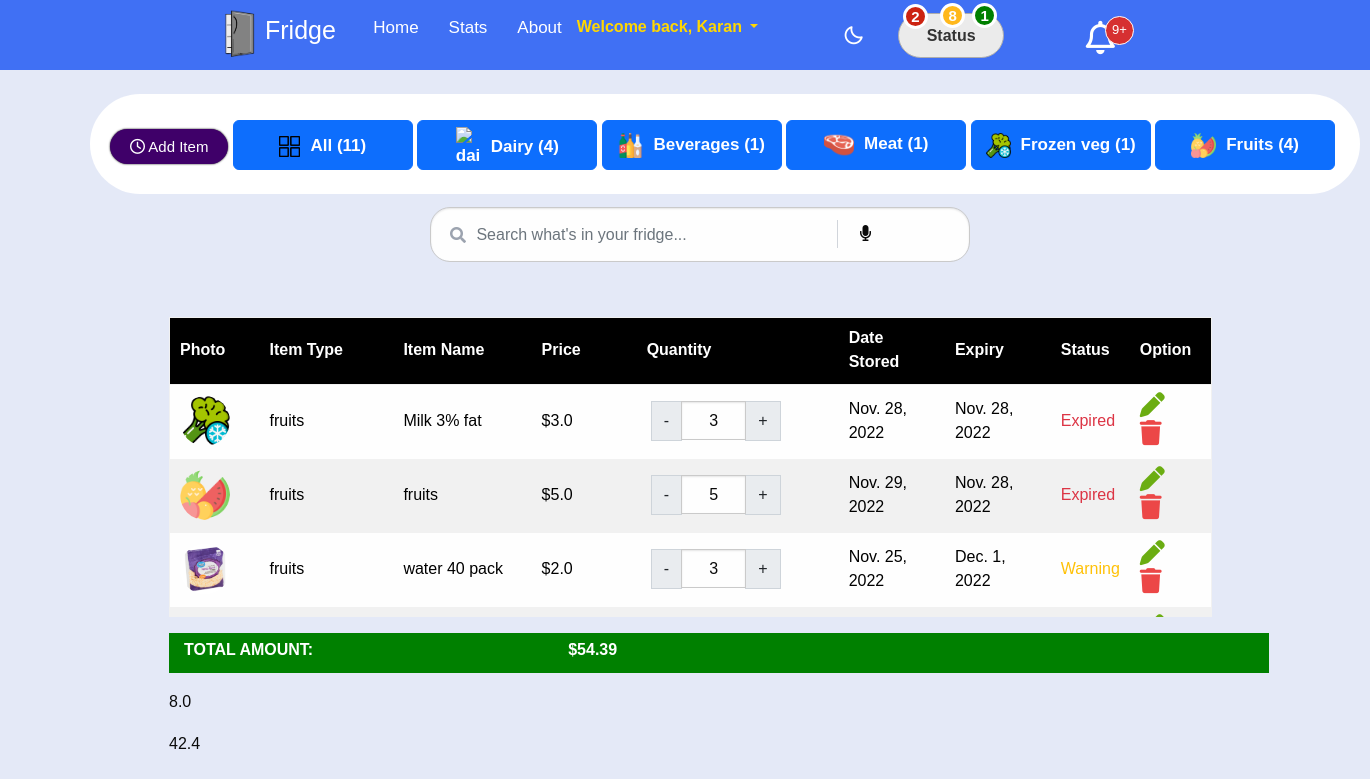
Screenshot of / (signed in) with the database file from the repository.
### app1/models.py (models this page shows, shortened)
class Item(models.Model):
    STATUS_CHOICES1 = (
        ('dairy', 'dairy'),
        ('beverages', 'beverages'),
        ('frozen vegetables', 'frozen vegetables'),
        ('meat', 'meat'),
        ('fruits', 'fruits'),
    )
    STATUS = (
        ('Expired', 'Expired'),
        ('Warning', 'Warning'),
        ('Good', 'Good')
    )
    author = models.ForeignKey(Profile, on_delete=models.CASCADE)
    food_type = models.CharField(max_length=100, choices=STATUS_CHOICES1)
    food_title = models.CharField(max_length=120)
    photos = models.ImageField(upload_to='uploaded_images/')
    price = models.FloatField(default=0)
    quantity = models.PositiveIntegerField(null=False, default=0)
    valid_from = models.DateField(auto_now=False, auto_now_add=False)
    valid_to = models.DateField(auto_now=False, auto_now_add=False)
    timestamp = models.DateTimeField(auto_now_add=True)
    status = models.CharField(default='Good',max_length=100, choices=STATUS)
    delta = models.IntegerField(null=False, default=0)
    daystill = models.IntegerField(null=False, default=0)
    humanize_time = models.IntegerField(null=False, default=0)
    humanize_time1 = models.IntegerField(null=False, default=0)
    class Meta:
        verbose_name_plural = "Items"

### app1/views.py (the view)
# urls.py: path('', list_item, name='item_list'),
@login_required
def list_item(request):
    items = Item.objects.filter(author=request.user.id).order_by('valid_to')
    if request.method == 'POST':
        form = ItemForm(request.POST, request.FILES)
        if form.is_valid():
            obj = form.save(commit=False)
            obj.author = Profile.objects.get(
                id=request.user.id)  # Add an author field which will contain current user's id
            obj.save()  #
        messages.success(request, "Successfully Item added...!!!")
        return redirect('item_list')
    else:
        form = ItemForm()
    counterexpired = 0
    counterwarning = 0
    countergood = 0
    statusexpired = ''
    statuswarning = ''
    statusgood = ''
    totalwasted = 0
    count = 0
    for item in items:
        three_days_from_today = date.today()+timedelta(days=3)
        today = date.today()
        valid_to = item.valid_to
        valid_date = valid_to
        right_now = datetime.now()
        now = right_now.strftime('%Y-%m-%d %H:%M:%S')
        valid = valid_date.strftime('%Y-%m-%d %H:%M:%S')
        item.humanize_time = (timeago.format(valid, now))
        valid_date1 = valid_to
        right_now1 = datetime.now()
        add_days = right_now1 + timedelta(days = 3)
        now1 = add_days.strftime('%Y-%m-%d %H:%M:%S')
        valid1 = valid_date1.strftime('%Y-%m-%d %H:%M:%S')
        item.humanize_time1 = (timeago.format(valid1, now1))
        exp = Item.objects.filter(status = 'Expired')
        total = Item.objects.filter(author=request.user.id).all().count
        countermeat = Item.objects.filter(author=request.user.id).filter(food_type = 'meat')
        counterdairy = Item.objects.filter(author=request.user.id).filter(food_type = 'dairy')
        counterbeverages = Item.objects.filter(author=request.user.id).filter(food_type = 'beverages')
        counterfrozveg = Item.objects.filter(author=request.user.id).filter(food_type = 'frozen vegetables')
        counterfruits = Item.objects.filter(author=request.user.id).filter(food_type = 'fruits')
        prices = Item.objects.filter(author=request.user.id).values('price')
        totalcost = 0
        for p in prices:
            totalcost += p['price']
            print(totalcost)
        if valid_to < today:
            item.status = 'Expired'
            totalwasted += item.price
            counterexpired += 1
            exp = Item.objects.filter(author=request.user.id).filter(status = 'Expired').values('price')
            statusexpired = (item,exp)
        elif valid_to <= three_days_from_today:
            item.status = 'Warning'
            count += item.price
            counterwarning += 1
            war = Item.objects.filter(author=request.user.id).filter(status = 'Warning')
            item.daystill = (item.valid_to - date.today()).days
            statuswarning = (item,war)
        else:
            item.status = 'Good'
            countergood  += 1
            goo = Item.objects.filter(author=request.user.id).filter(status = 'Good')
            statusgood = (item,goo)
    totalcount = counterexpired + counterwarning
    context = {
        'items': items,
        'totalcost': totalcost,
        'counterwarning': counterwarning,
        'countergood': countergood,
        'countermeat': countermeat,
        'counterdairy': counterdairy,
        'counterbeverages': counterbeverages,
        'counterfrozveg': counterfrozveg,
        'counterfruits': counterfruits,
        'statusexpired': statusexpired,
        'statuswarning': statuswarning,
        'statusgood': statusgood,
        'totalcount': totalcount,
        'totalwasted':totalwasted,
        'count':count,
        'total' : total,
        'counterexpired':counterexpired,
        'form': form,
    }
    return render(request, 'index.html', context)

### app1/forms.py
class ItemForm(forms.ModelForm):
    valid_to = forms.DateField(
        widget = forms.DateInput(
            attrs={
                'type': 'date',
                'class': 'form-control'},
            )
    )
    valid_from = forms.DateField(
        widget = forms.DateInput(
            attrs={
                'type': 'date',
                'class': 'form-control'},
            )
    )
    class Meta:
        model = Item
        fields = ('food_type', 'food_title', 'photos', 'price', 'quantity', 'valid_from', 'valid_to')
    def __init__(self, *args, **kwargs):
        super(ItemForm, self).__init__(*args, **kwargs)
        self.fields['valid_from'].help_text = "Example -> mm-dd-yyyy --> 05-07-2016"

### templates/index.html (shortened to what this page needs)
{% extends 'base.html' %}
{% load crispy_forms_tags %}
{% block content %}
{% load static %}
    <script src="https://kit.fontawesome.com/ddf411465e.js"></script>    <link rel="stylesheet" href="{% static 'css/style.css' %}">
    <link rel="stylesheet" href="{% static 'css/new.css' %}">
    <link rel="stylesheet" href="{% static 'css/nav.css' %}">
    <link rel="stylesheet"href="https://cdnjs.cloudflare.com/ajax/libs/font-awesome/5.15.3/css/all.min.css"/>
    <div class="topcontainer">
        <div class="row1">
          <div class="col-sm-6" style="background-color:white; height:100px; width:1270px; border-radius:50px;">
                <button class="buttonindex"data-bs-toggle="modal" data-bs-target="#exampleModal">
                  Add Item
                </button>
                <a href="{% url 'item_list' %}"><button class="btn btn-primary"><img src="{% static 'images/grid.png' %}" alt="all" class="categories-img" width="31" height="40">All ({{total}})</button></a>
                <a><button class="btn btn-primary" data-bs-toggle="modal" data-bs-target="#exampleModal2"><img src="{% static 'images/dairy-products.png' %}" alt="dairy" class="categories-img" width="35" height="50">Dairy ({{counterdairy.count}})</button></a>
                <a><button class="btn btn-primary" data-bs-toggle="modal" data-bs-target="#exampleModal3"><img src="{% static 'images/wine-bottles.png' %}" alt="beverages" class="categories-img" width="35" height="50">Beverages ({{counterbeverages.count}})</button></a>
                <a><button class="btn btn-primary" data-bs-toggle="modal" data-bs-target="#exampleModal1"><img src="{% static 'images/beef.png' %}" alt="meat" class="categories-img" width="40" height="50">Meat ({{countermeat.count}})</button></a>
                <a><button class="btn btn-primary" data-bs-toggle="modal" data-bs-target="#exampleModal4"><img src="{% static 'images/vegetable.png' %}" alt="froz veg" class="categories-img" width="35"  height="50">Frozen veg ({{counterfrozveg.count}})</button></a>
                <a><button class="btn btn-primary" data-bs-toggle="modal" data-bs-target="#exampleModal5"><img src="{% static 'images/fruit.png' %}" alt="fruit" class="categories-img" width="35" height="50">Fruits ({{counterfruits.count}})</button></a>
          </div>
              <form class="form" action="/search/" method="GET" class="inline">
                <i class="fa fa-search"></i>
                <input type="text" class="form-control form-input" id = "transcript" class="input-field" type="search" name="q" value="{{ request.GET.q }}" placeholder=" Search what's in your fridge...">
                <span class="left-pan"><i class="fa fa-microphone" onclick = "startDictation()" name="q" value="{{ request.GET.q }}"></i></span>
              </form>
    <div class="container">
        <table class="table table-hover border table-responsive">
            <thead>
        <table id="table">
        <tr style="background-color:black; color:white;">
                <th onclick = "sortTable(0)" scope="col">Photo</th>
                <th onclick = "sortTable(1)" scope="col">Item Type</th>
                <th onclick = "sortTable(2)" scope="col">Item Name</th>
                <th onclick = "sortTable(3)" scope="col">Price</th>
                <th onclick = "sortTable(4)" scope="col" style="padding-left: 55px;">Quantity</th>
                <th scope="col">Date Stored</th>
                <th scope="col">Expiry</th>
                <th scope="col">Status</th>
                <th scope="col">Option</th>
        </tr>
            </thead>
                <tbody class="res">
                {% for item in items %}
                    <div class="row container">
                    <tr>
                    <td style="width:90px"><img src="{{ item.photos.url }}" class="img2" alt="" style="border-radius: 50%; width:50px; height:50px;"></td>
                    <td>{{ item.food_type }}</td>
                    <td>{{ item.food_title }} </td>
                    <td>${{ item.price }}</td>
                    <td>
                <div class="row container qtycss">
                    <div class="col-md-4 ">
                        <div class = "input-group text-center mb-2" style="width:130px;" data-id="{{ item.pk }}">
                            <button class="input-group-text changeQuantity decrement-btn" style="height: 40px;">-</button>
                            <input type = "text" name="quantity" class="form-control qty-input text-center itemQuantity" value="{{ item.quantity }}"></input>
                            <button class="input-group-text changeQuantity increment-btn" style="height: 40px;">+</button>
                        </div>
                    </div>
                </div>
                    </td>
                    <td>{{ item.valid_from }}</td>
                    <td>{{ item.valid_to }}</td>
                    {% if item.status == 'Good' %}
                    <td class="text-success">Good</td>
                    {% elif item.status == 'Warning' %}
                    <td class="text-warning">Warning</td>
                    {% else %}
                    <td class="text-danger">Expired</td>
                    {% endif %}
                    <td>
                        <a href="{% url 'item_update' item.id %}"><i class="fa-solid fa-pen" style="color:#6BAD12;width: 30px; font-size:25px;"></i></a>
                        <a href="{% url 'item_delete' item.pk %}"><i class="fa-solid fa-trash" style="color:#EC4747;width: 30px; font-size:25px;"></i></a>
                    </td>
                </div>
                    {% empty %}
                <tr>
                    <td colspan="12" class="text-center bg-warning">No data...!!!</td>
                </tr>
            {% endfor %}
        </tbody>
      </table>
              <table>
              <tfoot>
                <tr>
                  <div class="bottombar" style="color:white; background-color:green; padding-top:5px; padding-left:15px; width:1100px;"><b>TOTAL AMOUNT:</b><b style="padding-left:255px; color:white;">${{ totalcost }}</b></div>
                </tr>
              </tfoot>
            </table>
    <p>{{totalwasted}}</p>
    <p>{{count}}</p>
    </div>
{% endblock %}

### templates/navigation.html (shortened to what this page needs)
{% load static %}
<link rel="stylesheet" href="{% static '/css/new.css' %}">
<link rel="stylesheet" href="{% static '/css/nav.css' %}">
<link href='https://unpkg.com/boxicons@2.1.1/css/boxicons.min.css' rel='stylesheet'>
<body>
      <a class="btn btn-primary" data-bs-toggle="modal" href="#exampleModalToggle3" role="button">Good Items</a>
    <nav>
        <div class="nav-bar">
            <span class="logo navLogo"><img src="{% static 'images/Fridge_logo.png' %}" alt="Fridge Logo" width="50" height="60"><a href="/">Fridge</a></span>
            <div class="menu">
                {% if user.is_authenticated %}
                <ul class="nav-links">
                    <li><a href="{% url 'item_list' %}">Home</a></li>
                    <li><a href="{% url 'chart' %}">Stats</a></li>
                    <li><a href="{% url 'about' %}">About</a></li>
                    <div class="btn-group">
                        <button type="button" class="btn-btn navbtn dropdown-toggle" style="color: gold; font-weight: bold;" data-bs-toggle="dropdown"
                                aria-expanded="false">Welcome back, {{ user.username|capfirst }}
                        </button>
                    </div>
                </ul>
                <div class="darkLight-searchBox">
                    <div class="dark-light">
                        <i class='bx bx-moon moon'></i>
                    </div>
            </div>
            <button class="center notification icon notification1 icon btn btn-default" data-bs-toggle="modal" data-bs-target="#exampleModalToggle" style="width:15%;"> Status
                <span class="notification-number ">{{counterexpired}}</span>
            </button>
            <a class="center notification1 icon1">
                <span class="notification1-number1">{{counterwarning}}</span>
            </a>
            <a class="center notification2 icon2">
                <span class="notification2-number2">{{countergood}}</span>
            </a>
                </div>
                    {% if totalcount > 9 %}
                    <div class = "notificationbtn" data-bs-toggle="modal" data-bs-target="#exampleModalnotify" data-count={{totalcount}}>
                    <div class = "number">9<span style="padding-top: 6px;">&#43;</span></div>
                      <i class="fa-regular fa-bell"></i>
                      {% endif %}
        </div>
        {% else %}
    <a href="{% url 'login' %}" class="btn btn-success" style="margin-right: 12px;">Login</a>
    <a href="{% url 'signup' %}" class="btn btn-warning ">Sign-up</a>
    {% endif %}
    </nav>
</body>

### static/css/style.css (style rules this page uses)
body { background-image: url('../images/Kitchen6.jpg'); background-position: center; background-size: cover; background-color: white; background-repeat: no-repeat; }
.res { height: 40px; color: black; }
.icon { padding: 10px; min-width: 40px; }
.btn-group { padding-right: 90px; }
.btn-group { height: 70px; }

### static/css/new.css (style rules this page uses)
#table { display: block; height: 300px; width: 100%; overflow-y: auto; overflow-x: hidden; }
.bottombar { width: 1072px; height: 40px; }
tfoot { background-color: green; color: white; }

### templates/navigation.html (style rules this page uses)
.number { height: 29px; width: 29px; background-color: #d63031; border-radius: 20px; color: white; text-align: center; position: absolute; top: 25px; left: 59px; padding: 3px; border-style: solid; border-width: 1px; font-size: 13px; font-family: 'Raleway', sans-serif; }
.notificationbtn { padding-top: 30px; position: relative; display: inline-block; font-family: 'Raleway', sans-serif; cursor:pointer; }
.fa-regular { font-size: 25pt; padding-bottom: 25px; margin-right: 40px; margin-left: 40px; color:white; }

### templates/index.html (style rules this page uses)
.res { height: 500px; overflow-y: auto; width: 100%; }

### rows the page displays
Item: photos (picture), food_type "fruits", food_title "Milk 3% fat", price "3.0", quantity "3", valid_from "Nov. 28, 2022", valid_to "Nov. 28, 2022", status "Expired"
Item: photos (picture), food_type "fruits", food_title "fruits", price "5.0", quantity "5", valid_from "Nov. 29, 2022", valid_to "Nov. 28, 2022", status "Expired"
Item: photos (picture), food_type "fruits", food_title "water 40 pack", price "2.0", quantity "3", valid_from "Nov. 25, 2022", valid_to "Dec. 1, 2022", status "Warning"

### other values shown
{{ user.username|capfirst }} "Karan"
{{ counterexpired }} "2"
{{ counterwarning }} "8"
{{ countergood }} "1"
{{ total }} "11"
{{ counterdairy.count }} "4"
{{ counterbeverages.count }} "1"
{{ countermeat.count }} "1"
{{ counterfrozveg.count }} "1"
{{ counterfruits.count }} "4"
{{ totalcost }} "54.39"
{{ totalwasted }} "8.0"
{{ count }} "42.4"
